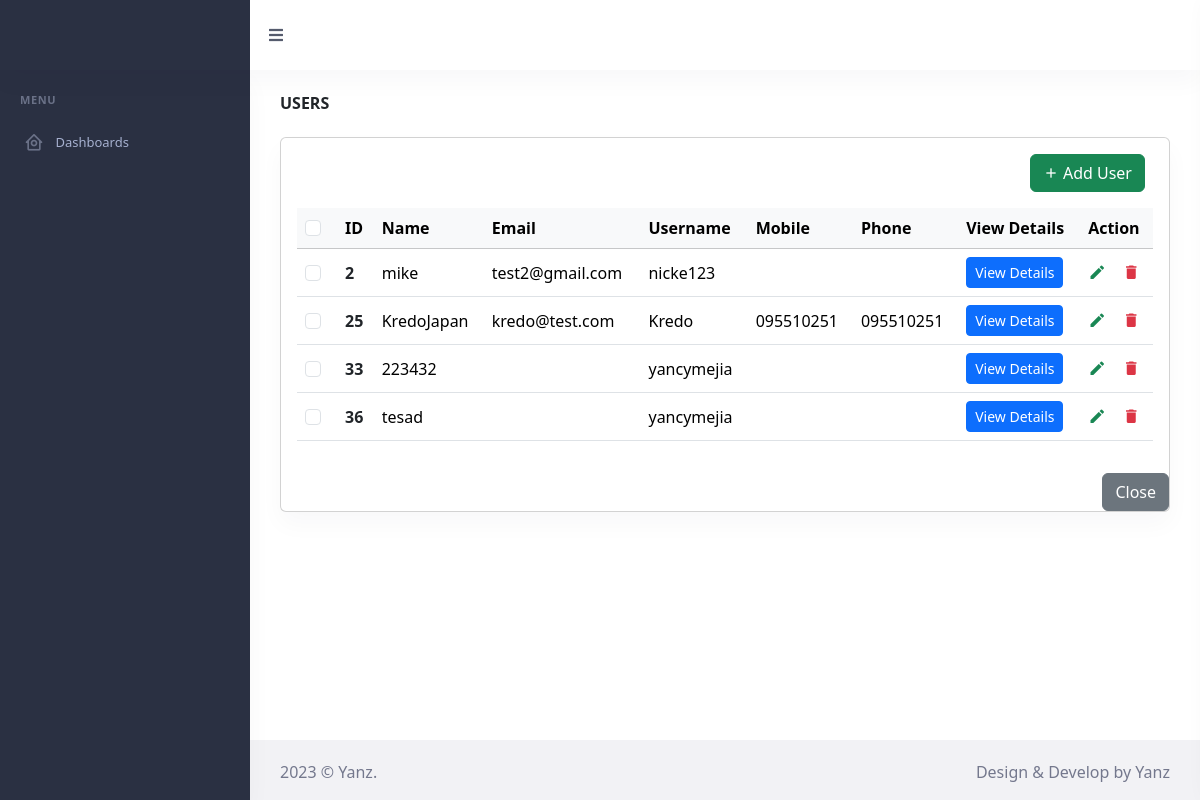
The app's page /view/index.php with its own data.
### tables this page shows
CREATE TABLE `users` (
  `id` int(20) NOT NULL,
  `name` varchar(25) NOT NULL,
  `email` varchar(50) NOT NULL,
  `username` varchar(50) NOT NULL,
  `mobile` varchar(15) NOT NULL,
  `phone` varchar(15) NOT NULL,
  `password` varchar(50) NOT NULL
);

### classes/database.class.php (called while the page is built)
<?php
class Database {
    private $host = "localhost";
    private $username = "yanz";
    private $password = "raksotyancy";
    private $database = "crud";
    protected function connect(){
        $dsn = 'mysql:host=' . $this->host .';dbname=' . $this->database ;
        $pdo = new PDO($dsn, $this->username, $this->password);
        $pdo->setAttribute(PDO::ATTR_DEFAULT_FETCH_MODE, PDO::FETCH_ASSOC);
        return $pdo;
    }
}

### classes/viewusers.class.php (the view)
<?php
class ViewUser extends Database{
    public function getUsers(){
        $sqlQuery = "SELECT * FROM users";
        $result = $this->connect()->query($sqlQuery);
        while($data = $result->fetch())
        {
            echo"
                <tr>
                    <td>
                        <div class='form-check font-size-16'>
                            <input class='form-check-input' type='checkbox' id='orderidcheck01'>
                            <label class='form-check-label' for='orderidcheck01'></label>
                        </div>
                    </td>
                    <td><a href='javascript: void(0);' class='text-body fw-bold'>" .$data['id'] . "</a> </td>
                    <td>" .$data['name'] . "</td>
                    <td>" .$data['email'] . "</td>
                    <td>" .$data['username'] . "</td>
                    <td>" .$data['mobile'] . "</td>
                    <td>" .$data['phone'] . " </td>
                    <td>
                        <button type='button' class='btn btn-primary btn-sm btn-rounded viewDeatails'  data-bs-toggle='modal' data-bs-target='#viewDeatails' data-bs-user-id='". $data['id'] ."' data-bs-user-name= '" . $data['name'] . "'  data-bs-user-email= '" . $data['email'] . "'  data-bs-user-username='" . $data['username'] . "' data-bs-user-mobile= '" . $data['mobile'] . "' data-bs-user-phone= '" . $data['phone'] . "' >
                            View Details
                        </button>
                    </td>
                    <td>
                        <div class='d-flex gap-3'>
                            <a href='javascript:void(0);' class='text-success edit-user' data-bs-toggle='modal' data-bs-target='#updateModal' data-bs-user-id='". $data['id'] ."' data-bs-user-name= '" . $data['name'] . "'  data-bs-user-email= '" . $data['email'] . "'  data-bs-user-username='" . $data['username'] . "' data-bs-user-mobile= '" . $data['mobile'] . "' data-bs-user-phone= '" . $data['phone'] . "' ><i class='mdi mdi-pencil font-size-18'></i></a>
                            <a href='javascript:void(0);' class='text-danger delete-user' data-user-id=". $data['id'] ."><i class='mdi mdi-delete font-size-18'></i></a>
                        </div>
                    </td>
                </tr>";
        }
    }
}
?>

### view/index.php (shortened to what this page needs)
<?php
        include '../classes/database.class.php';
        include '../classes/viewusers.class.php';
        $users = new ViewUser();
?>
<!doctype html>
<html lang="en">
<head>
        <link href="assets/css/bootstrap.min.css" id="bootstrap-style" rel="stylesheet" type="text/css" />
        <link href="https://cdn.jsdelivr.net/npm/bootstrap@5.3.1/dist/css/bootstrap.min.css" rel="stylesheet">
        <link href="assets/css/icons.min.css" rel="stylesheet" type="text/css" />
        <link href="assets/css/app.min.css" id="app-style" rel="stylesheet" type="text/css" />
    </head>
    <body data-sidebar="dark" data-layout-mode="light">
        <div id="layout-wrapper">
            <header id="page-topbar">
                <div class="navbar-header">
                    <div class="d-flex">
                        <div class="navbar-brand-box">
                        </div>
                        <button type="button" class="btn btn-sm px-3 font-size-16 header-item waves-effect" id="vertical-menu-btn">
                            <i class="fa fa-fw fa-bars"></i>
                        </button>
                    </div>
                </div>
            </header>
            <div class="vertical-menu">
                <div data-simplebar class="h-100">
                    <div id="sidebar-menu">
                        <ul class="metismenu list-unstyled" id="side-menu">
                            <li class="menu-title" key="t-menu">Menu</li>
                            <li>
                                <a href="javascript: void(0);" class="waves-effect">
                                    <i class="bx bx-home-circle"></i>
                                    <span key="t-dashboards">Dashboards</span>
                                </a>
                            </li>
                        </ul>
                    </div>
                </div>
            </div>
            <div class="main-content">
            <div class="page-content">
                    <div class="container-fluid">
                        <div class="row">
                            <div class="col-12">
                                <div class="page-title-box d-sm-flex align-items-center justify-content-between">
                                    <h4 class="mb-sm-0 font-size-18">Users</h4>
                                </div>
                            </div>
                        </div>
                        <div class="row">
                            <div class="col-12">
                                <div class="card">
                                    <div class="card-body">
                                        <div class="row mb-2">
                                            <div class="col-sm-4">
                                            </div>
                                            <div class="col-sm-8">
                                                <div class="text-sm-end">
                                                    <button type="button" class="btn btn-success btn-rounded waves-effect waves-light mb-2 me-2 newuserbutton" id="newuserbutton" data-bs-toggle="modal" data-bs-target="#exampleModal" data-bs-whatever="@mdo"><i class="mdi mdi-plus me-1"></i>Add User</button>
                                                </div>
                                            </div>
                                        </div>
                                        <div class="table-responsive">
                                            <table class="table align-middle table-nowrap table-check">
                                                <thead class="table-light">
                                                    <tr>
                                                        <th style="width: 20px;" class="align-middle">
                                                            <div class="form-check font-size-16">
                                                                <input class="form-check-input" type="checkbox" id="checkAll">
                                                            </div>
                                                        </th>
                                                        <th class="align-middle">ID</th>
                                                        <th class="align-middle">Name</th>
                                                        <th class="align-middle">Email</th>
                                                        <th class="align-middle">Username</th>
                                                        <th class="align-middle">Mobile</th>
                                                        <th class="align-middle">Phone</th>
                                                        <th class="align-middle">View Details</th>
                                                        <th class="align-middle">Action</th>
                                                    </tr>
                                                </thead>
                                                <tbody>
                                                <?php  $users->getUsers() ?>
                                                </tbody>
                                    </table>
                                </div>
                            </div>
                            <div class="modal-footer">
                                <button type="button" class="btn btn-secondary" data-bs-dismiss="modal">Close</button>
                            </div>
                        </div>
                    </div>
                </div>
            </div>
            <footer class="footer">
                <div class="container-fluid">
                    <div class="row">
                        <div class="col-sm-6">
                            <script>document.write(new Date().getFullYear())</script> © Yanz.
                        </div>
                        <div class="col-sm-6">
                            <div class="text-sm-end d-none d-sm-block">
                                Design & Develop by Yanz
                            </div>
                        </div>
                    </div>
                </div>
            </footer>
</div>
        </div>
    </body>
</html>

### records on screen
users: id "2", name "mike", email "test2@gmail.com", username "nicke123"
users: id "25", name "KredoJapan", email "kredo@test.com", username "Kredo", mobile "095510251", phone "095510251"
users: id "33", name "223432", username "yancymejia"
users: id "36", name "tesad", username "yancymejia"
